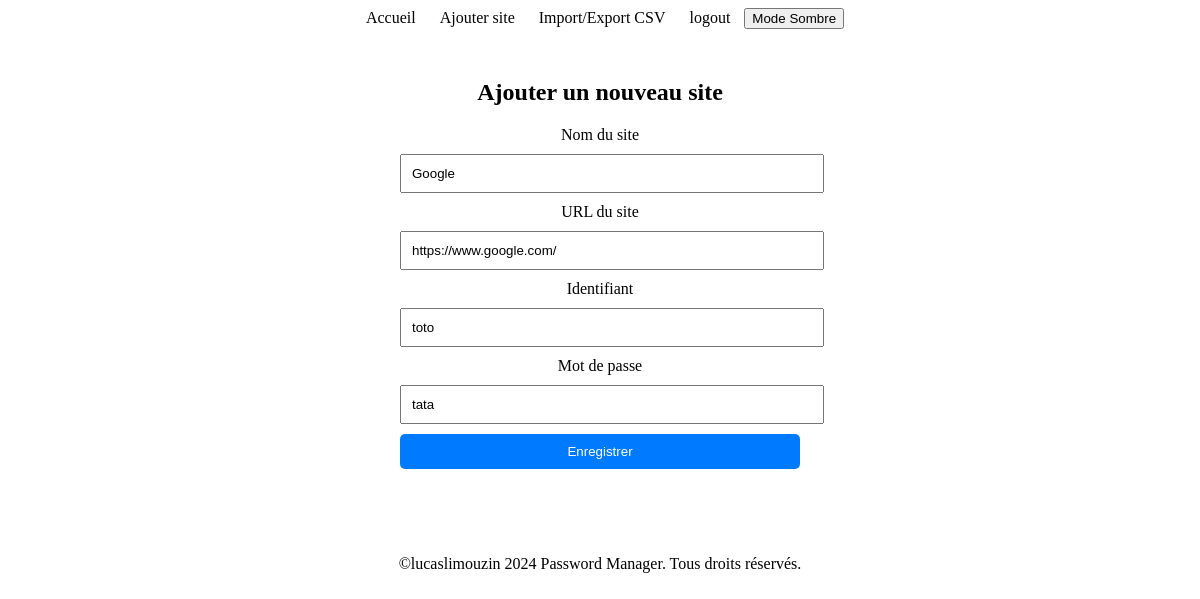
Page /edit_site/10/ (signed in) on the committed database.
### gestionpassword/models.py (models this page shows, shortened)
class SiteInfo(models.Model):
    user = models.ForeignKey(User, on_delete=models.CASCADE)
    site_name = models.CharField(max_length=100)
    site_url = models.URLField(max_length=200)
    username = models.CharField(max_length=100)
    password = models.CharField(max_length=100)
    id = models.AutoField(primary_key=True)

### gestionpassword/views.py (the view)
# urls.py: path('edit_site/<int:site_id>/', views.edit_site, name='edit_site'),
@login_required
def edit_site(request, site_id):
    site = get_object_or_404(SiteInfo, pk=site_id)
    if request.user != site.user:
        return redirect('home')
    if request.method == 'POST':
        form = SiteInfoEditForm(request.POST, instance=site)
        if form.is_valid():
            form.save()
            return redirect('home')
    else:
        form = SiteInfoEditForm(instance=site)
    return render(request, 'gestionpassword/edit_site.html', {'form': form, 'site': site})

### gestionpassword/forms.py
class SiteInfoEditForm(forms.ModelForm):
    class Meta:
        model = SiteInfo
        fields = ['site_name', 'site_url', 'username', 'password']

### gestionpassword/templates/gestionpassword/edit_site.html (shortened to what this page needs)
{% extends "gestionpassword/base.html" %}
{% load static %}
{% block content %}
  <div id="edit-site-container">
    <h2>Ajouter un nouveau site</h2>
    <form method="post">
        <div class="form-field">
            <label for="{{ form.site_name.id_for_label }}">Nom du site</label>
            <input type="text" name="{{ form.site_name.name }}" id="{{ form.site_name.id_for_label }}" value="{{ form.site_name.value|default_if_none:'' }}" class="{% if form.site_name.errors %}invalid{% endif %}">
        </div>
        <div class="form-field">
            <label for="{{ form.site_url.id_for_label }}">URL du site</label>
            <input type="text" name="{{ form.site_url.name }}" id="{{ form.site_url.id_for_label }}" value="{{ form.site_url.value|default_if_none:'' }}" class="{% if form.site_url.errors %}invalid{% endif %}">
        </div>
        <div class="form-field">
            <label for="{{ form.username.id_for_label }}">Identifiant</label>
            <input type="text" name="{{ form.username.name }}" id="{{ form.username.id_for_label }}" value="{{ form.username.value|default_if_none:'' }}" class="{% if form.username.errors %}invalid{% endif %}">
        </div>
        <div class="form-field">
            <label for="{{ form.password.id_for_label }}">Mot de passe</label>
            <input type="text" name="{{ form.password.name }}" id="{{ form.password.id_for_label }}" value="{{ form.password.value|default_if_none:'' }}" class="{% if form.password.errors %}invalid{% endif %}">
        </div>
        <button type="submit" class="btn">Enregistrer</button>
    </form>
  </div>
{% endblock %}

### gestionpassword/static/gestionpassword/styles.css (style rules this page uses)
body { background-color: white; color: black; }
#container, #signup-container, #home-container, #add-password-container, #edit-site-container, #csv-import-container, #csv-export-container { max-width: 400px; margin: 50px auto; text-align: center; }
input[type=text], input[type=password], input[type=email] { width: 100%; padding: 10px; margin: 10px 0; }
button[type=submit] { width: 100%; padding: 10px; background-color: #007bff; color: white; border: none; cursor: pointer; }
.btn { display: inline-block; padding: 10px 20px; background-color: #007bff; color: white; text-decoration: none; border: none; cursor: pointer; border-radius: 5px; }

### rows in the picture
SiteInfo: site_name "Google", site_url "https://www.google.com/", username "toto", password "tata"
